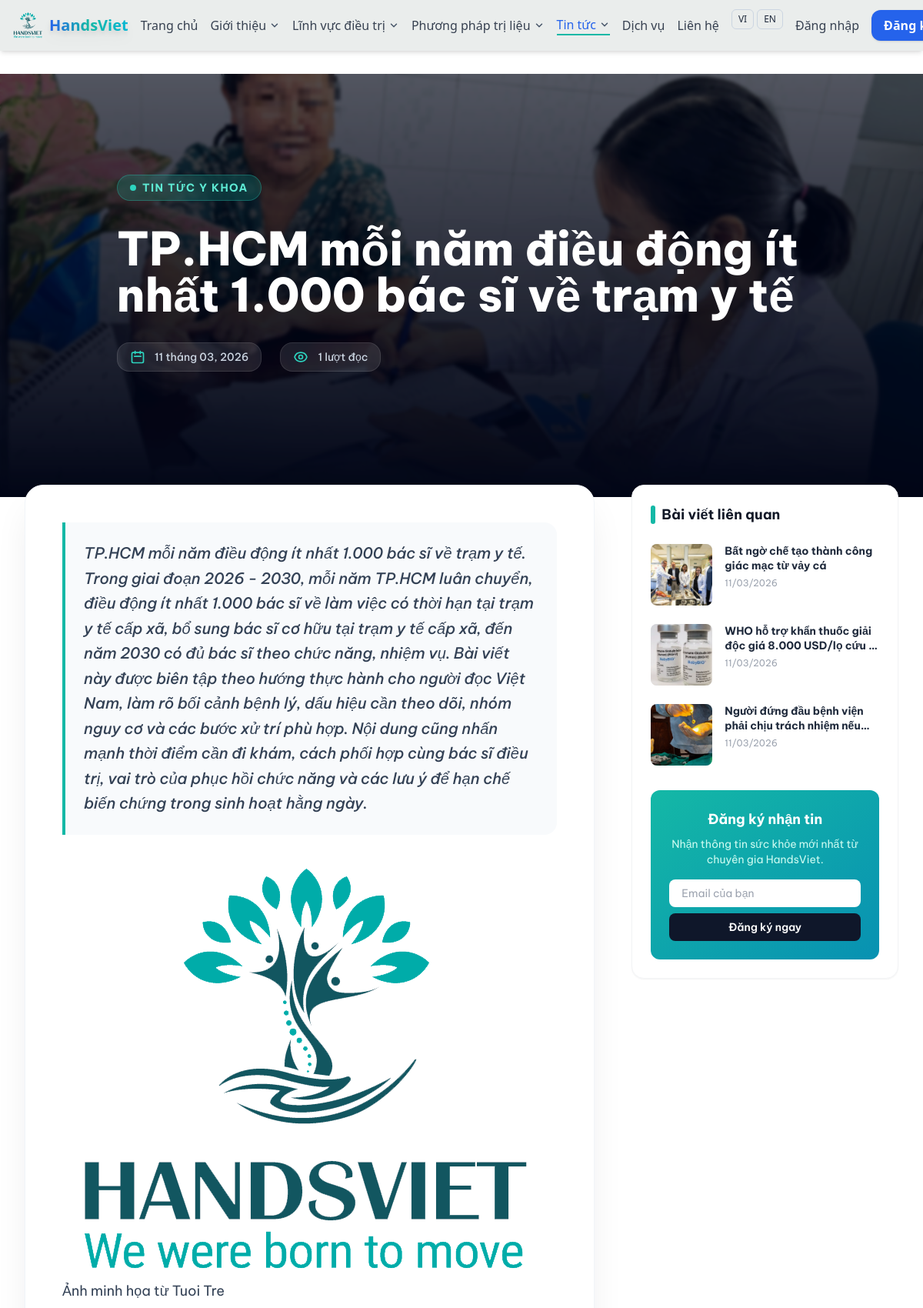
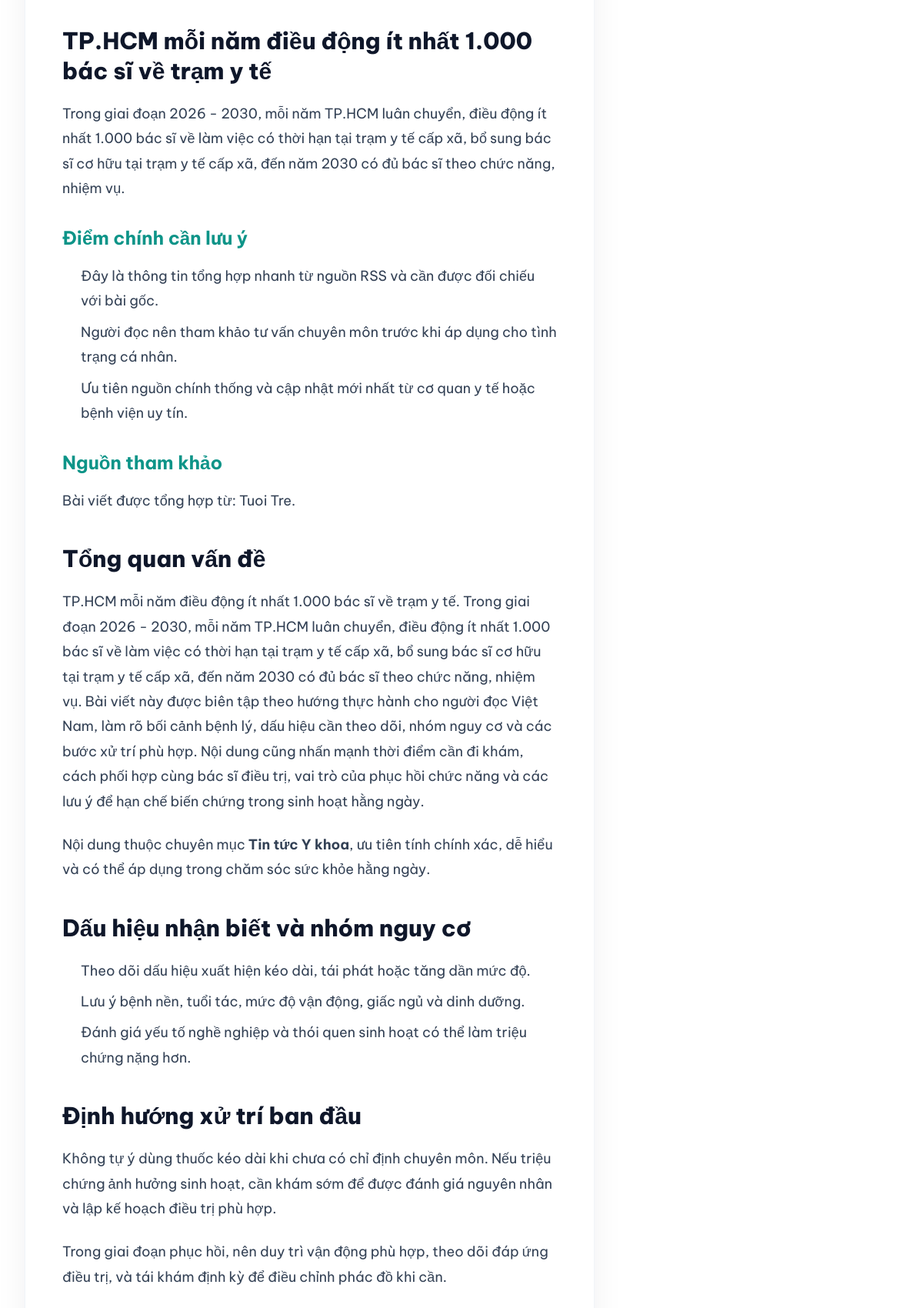
The page /news/tphcm-moi-nam-ieu-ong-it-nhat-1000-bac-si-ve-tram-y-te/ (upper part) on the database its author committed (2 pictures, top to bottom).
### hansviet_admin/models.py (models this page shows, shortened)
class NewsArticle(models.Model):
    category = models.ForeignKey(NewsCategory, on_delete=models.SET_NULL, null=True, blank=True)
    title = models.CharField(max_length=255)
    slug = models.SlugField(unique=True)
    summary = models.TextField(blank=True)
    content = models.TextField(blank=True)
    thumbnail = models.FileField(upload_to="news/", blank=True, null=True)
    author = models.ForeignKey(get_user_model(), on_delete=models.SET_NULL, null=True, blank=True)
    published_at = models.DateTimeField(auto_now_add=True)
    view_count = models.PositiveIntegerField(default=0)
    is_published = models.BooleanField(default=False)
    source_url = models.URLField(blank=True)
    source_name = models.CharField(max_length=255, blank=True)
    ai_source = models.CharField(max_length=100, blank=True)
    is_auto_generated = models.BooleanField(default=False)
    needs_review = models.BooleanField(default=True)
    class Meta:
        ordering = ["-published_at"]
        verbose_name = "News Article"
        verbose_name_plural = "News Articles"

class NewsCategory(models.Model):
    name = models.CharField(max_length=255)
    slug = models.SlugField(unique=True)
    class Meta:
        verbose_name = "News Category"
        verbose_name_plural = "News Categories"
        ordering = ["name"]

### hansviet_user/views.py (the view)
def news_detail(request, slug=None):
    article = get_object_or_404(
        NewsArticle.objects.select_related("category", "author"),
        slug=slug,
        is_published=True,
    )
    NewsArticle.objects.filter(pk=article.pk).update(view_count=F("view_count") + 1)
    article.refresh_from_db(fields=["view_count"])
    related = (
        NewsArticle.objects.filter(category=article.category, is_published=True)
        .exclude(pk=article.pk)
        .order_by("-published_at", "-id")[:3]
    )
    return render(request, "pages/news_detail.html", {"article": article, "related_articles": related})

### hansviet_user/templates/pages/news_detail.html (shortened to what this page needs)
﻿{% load static %}
<!DOCTYPE html>
<html lang="vi">
<head>
    <script src="https://cdn.tailwindcss.com"></script>
    <link rel="stylesheet" href="{% static 'css/home.css' %}">
</head>
<body class="bg-white text-slate-800 antialiased">
    {% include 'pages/header_tailwind.html' %}
    <div class="relative min-h-[450px] md:min-h-[550px] flex items-center pt-24 pb-32 overflow-hidden bg-slate-950">
        <div class="absolute inset-0 z-0">
            {% if article.thumbnail %}
            <img src="{{ article.thumbnail.url }}" class="w-full h-full object-cover opacity-50 contrast-125 scale-105"
                alt="{{ article.title }}">
            {% else %}
            <img src="{% static 'images/rehabilitation.png' %}" class="w-full h-full object-cover opacity-50 contrast-125 scale-105"
                alt="{{ article.title }}">
            {% endif %}
            <div class="absolute inset-0 bg-gradient-to-t from-slate-950 via-slate-950/60 to-slate-950/20"></div>
            <div class="absolute inset-0 bg-slate-950/20 backdrop-blur-[2px]"></div>
        </div>
        <div class="max-w-6xl mx-auto px-4 sm:px-6 lg:px-8 relative z-10">
            <div class="max-w-4xl">
                <div
                    class="inline-flex items-center gap-2 px-4 py-1.5 rounded-full bg-teal-500/20 backdrop-blur-md border border-teal-400/30 mb-8 transform -translate-y-4 animate-fade-in-up">
                    <span class="w-2 h-2 rounded-full bg-teal-400 animate-pulse"></span>
                    <span class="text-sm font-bold text-teal-300 uppercase tracking-widest">
                        {% if article.category %}
                        {{ article.category.name }}
                        {% else %}
                        Tin tức
                        {% endif %}
                    </span>
                </div>
                <h1
                    class="text-4xl md:text-6xl font-extrabold text-white mb-8 leading-tight animate-fade-in-up delay-100 drop-shadow-2xl">
                    {{ article.title }}
                </h1>
                <div
                    class="flex flex-wrap items-center gap-6 text-slate-300 text-sm font-medium animate-fade-in-up delay-200">
                    <div
                        class="flex items-center gap-3 bg-white/10 px-4 py-2 rounded-2xl backdrop-blur-md border border-white/10">
                        <svg class="w-5 h-5 text-teal-400" fill="none" stroke="currentColor" viewBox="0 0 24 24">
                            <path stroke-linecap="round" stroke-linejoin="round" stroke-width="2"
                                d="M8 7V3m8 4V3m-9 8h10M5 21h14a2 2 0 002-2V7a2 2 0 00-2-2H5a2 2 0 00-2 2v12a2 2 0 002 2z">
                            </path>
                        </svg>
                        <span>{{ article.published_at|date:"d" }} tháng {{ article.published_at|date:"m, Y" }}</span>
                    </div>
                    <div
                        class="flex items-center gap-3 bg-white/10 px-4 py-2 rounded-2xl backdrop-blur-md border border-white/10">
                        <span>{{ article.view_count|default:0 }} lượt đọc</span>
                    </div>
                </div>
            </div>
        </div>
    </div>
    <div class="max-w-7xl mx-auto px-4 sm:px-6 lg:px-8 py-12 -mt-16 relative z-20">
        <div class="grid grid-cols-1 lg:grid-cols-12 gap-12">
            <main class="lg:col-span-8">
                <div class="bg-white rounded-3xl p-8 md:p-12 shadow-2xl shadow-slate-900/10 border border-slate-100">
                    <div
                        class="text-xl font-medium text-slate-700 mb-10 leading-relaxed border-l-4 border-teal-500 pl-6 italic bg-slate-50 py-6 pr-6 rounded-r-2xl">
                        {{ article.summary }}
                    </div>
                    <div
                        class="prose prose-lg prose-slate max-w-none prose-headings:font-bold prose-headings:text-slate-800 prose-a:text-teal-600 hover:prose-a:text-teal-800 prose-img:rounded-3xl prose-img:shadow-2xl">
                        <div class="font-news">
                            {{ article.content|safe|linebreaks }}
                        </div>
                    </div>
                </div>
            </main>
            <aside class="lg:col-span-4 space-y-8">
                <div class="bg-white rounded-2xl p-6 shadow-sm border border-gray-100 sticky top-24">
                    <h3 class="text-lg font-bold text-gray-900 mb-6 flex items-center gap-2">
                        <span class="w-1.5 h-6 bg-teal-500 rounded-full"></span>
                        Bài viết liên quan
                    </h3>
                    <div class="space-y-6">
                        {% if related_articles %}
                        {% for related in related_articles %}
                        <a href="{% url 'news:news_detail' slug=related.slug %}" class="group flex gap-4 items-start">
                            <div class="w-20 h-20 flex-shrink-0 rounded-lg overflow-hidden bg-gray-200">
                                <img src="{% if related.thumbnail %}{{ related.thumbnail.url }}{% else %}{% static 'images/rehabilitation.png' %}{% endif %}"
                                    alt="{{ related.title }}"
                                    class="w-full h-full object-cover group-hover:scale-110 transition-transform duration-500">
                            </div>
                            <div>
                                <h4
                                    class="font-bold text-slate-800 text-sm leading-snug group-hover:text-teal-600 transition-colors line-clamp-2 mb-1">
                                    {{ related.title }}
                                </h4>
                                <span class="text-xs text-gray-400">{{ related.published_at|date:"d/m/Y" }}</span>
                            </div>
                        </a>
                        {% endfor %}
                        {% else %}
                        <p class="text-sm text-gray-500">Chưa có bài viết liên quan.</p>
                        {% endif %}
                    </div>
                    <div class="mt-8 p-6 rounded-xl bg-gradient-to-br from-teal-500 to-cyan-600 text-white text-center">
                        <h4 class="font-bold text-lg mb-2">Đăng ký nhận tin</h4>
                        <p class="text-sm text-teal-100 mb-4">Nhận thông tin sức khỏe mới nhất từ chuyên gia HandsViet.
                        </p>
                        <input type="email" placeholder="Email của bạn"
                            class="w-full px-4 py-2 rounded-lg text-gray-800 text-sm mb-2 focus:outline-none ring-2 ring-transparent focus:ring-teal-300">
                        <button
                            class="w-full py-2 bg-slate-900 hover:bg-black text-white rounded-lg text-sm font-semibold transition-colors">Đăng ký ngay</button>
                    </div>
                </div>
            </aside>
        </div>
    </div>
</body>
</html>

### hansviet_user/static/css/home.css (style rules this page uses)
*, *::before, *::after { box-sizing: border-box; }
html, body { max-width: 100%; }

### hansviet_user/templates/pages/news_detail.html (style rules this page uses)
body { font-family: 'Be Vietnam Pro', sans-serif; }
.animate-fade-in-up { opacity: 0; animation: fadeInUp 0.8s cubic-bezier(0.16, 1, 0.3, 1) forwards; }
.delay-100 { animation-delay: 0.15s; }
.delay-200 { animation-delay: 0.3s; }
.font-news { font-size: 1.125rem; line-height: 1.8; color: #334155; }
.font-news h2 { font-size: 1.875rem; font-weight: 800; color: #0f172a; margin-top: 2.5rem; margin-bottom: 1.25rem; line-height: 1.3; }
.font-news h3 { font-size: 1.5rem; font-weight: 700; color: #0d9488; margin-top: 2rem; margin-bottom: 1rem; line-height: 1.4; }
.font-news p { margin-bottom: 1.5rem; }
.font-news ul, .font-news ol { margin-bottom: 1.5rem; padding-left: 1.5rem; }
.font-news li { margin-bottom: 0.5rem; }
body { @apply font-sans; }

### hansviet_user/templates/pages/header_tailwind.html (style rules this page uses)
html { scrollbar-width: thin !important; scrollbar-color: #14b8a6 #f1f5f9 !important; }

### rows shown on the page
NewsArticle: thumbnail (picture), category.name "TIN TỨC Y KHOA", title "TP.HCM mỗi năm điều động ít nhất 1.000 bác sĩ về trạm y tế", published_at "11", published_at "03, 2026", view_count "1", summary "TP.HCM mỗi năm điều động ít nhất 1.000 bác sĩ về trạm y tế. Trong giai đoạn 2026 - 2030, mỗi năm TP.HCM luân chuyển, điều động ít nhất 1.000 bác sĩ về làm việc có thời hạn tại trạm y tế cấp xã, bổ sung bác sĩ cơ hữu tại trạm y tế cấp xã, đến năm 2030 có đủ bác sĩ theo chức năng, nhiệm vụ. Bài viết này được biên tập theo hướng thực hành cho người đọc Việt Nam, làm rõ bối cảnh bệnh lý, dấu hiệu cần theo dõi, nhóm nguy cơ và các bước xử trí phù hợp. Nội dung cũng nhấn mạnh thời điểm cần đi khám, cách phối hợp cùng bác sĩ điều trị, vai trò của phục hồi chức năng và các lưu ý để hạn chế biến chứng trong sinh hoạt hằng ngày.", content (picture), content "Ảnh minh họa từ Tuoi Tre TP.HCM mỗi năm điều động ít nhất 1.000 bác sĩ về trạm y tế Trong giai đoạn 2026 - 2030, mỗi năm TP.HCM luân chuyển, điều động ít nhất 1.000 bác sĩ về làm việc có thời hạn tại trạm y tế cấp xã, bổ sung bác sĩ cơ hữu tại trạm y tế cấp xã, đến năm 2030 có đủ bác sĩ theo chức năng, nhiệm vụ. Điểm chính cần lưu ý Đây là thông tin tổng hợp nhanh từ nguồn RSS và cần được đối chiếu với bài gốc. Người đọc nên tham khảo tư vấn chuyên môn trước khi áp dụng cho tình trạng cá nhân. Ưu tiên nguồn chính thống và cập nhật mới nhất từ cơ quan y tế hoặc bệnh viện uy tín. Nguồn tham khảo Bài viết được tổng hợp từ: Tuoi Tre . Tổng quan vấn đề TP.HCM mỗi năm điều động ít nhất 1.000 bác…"
NewsArticle: thumbnail (picture), title "Bất ngờ chế tạo thành công giác mạc từ vảy cá", published_at "11/03/2026"
NewsArticle: thumbnail (picture), title "WHO hỗ trợ khẩn thuốc giải độc giá 8.000 USD/lọ cứu…", published_at "11/03/2026"
NewsArticle: thumbnail (picture), title "Người đứng đầu bệnh viện phải chịu trách nhiệm…", published_at "11/03/2026"
